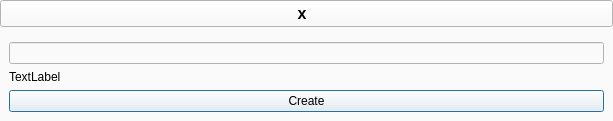
<?xml version="1.0" encoding="UTF-8"?>
<ui version="4.0">
 <class>Dialog</class>
 <widget class="QDialog" name="Dialog">
  <property name="geometry">
   <rect>
    <x>0</x>
    <y>0</y>
    <width>613</width>
    <height>121</height>
   </rect>
  </property>
  <property name="windowTitle">
   <string>Dialog</string>
  </property>
  <property name="styleSheet">
   <string notr="true">background-color:rgb(250, 250, 250);
</string>
  </property>
  <layout class="QGridLayout" name="gridLayout_3">
   <property name="leftMargin">
    <number>0</number>
   </property>
   <property name="topMargin">
    <number>0</number>
   </property>
   <property name="rightMargin">
    <number>0</number>
   </property>
   <property name="bottomMargin">
    <number>0</number>
   </property>
   <item row="1" column="0" colspan="2">
    <widget class="QWidget" name="title_bar_widget" native="true">
     <layout class="QGridLayout" name="gridLayout_2">
      <property name="topMargin">
       <number>9</number>
      </property>
      <item row="2" column="0">
       <layout class="QGridLayout" name="gridLayout">
        <item row="1" column="0">
         <widget class="QLineEdit" name="newFolderNameInput"/>
        </item>
        <item row="3" column="0">
         <widget class="QPushButton" name="create_btn">
          <property name="styleSheet">
           <string notr="true"/>
          </property>
          <property name="text">
           <string>Create</string>
          </property>
         </widget>
        </item>
        <item row="2" column="0">
         <widget class="QLabel" name="warmingLabel">
          <property name="text">
           <string>TextLabel</string>
          </property>
         </widget>
        </item>
       </layout>
      </item>
     </layout>
    </widget>
   </item>
   <item row="0" column="0" colspan="2">
    <widget class="QPushButton" name="x_btn">
     <property name="font">
      <font>
       <pointsize>12</pointsize>
       <weight>75</weight>
       <bold>true</bold>
      </font>
     </property>
     <property name="text">
      <string>x  </string>
     </property>
    </widget>
   </item>
  </layout>
 </widget>
 <resources/>
 <connections/>
</ui>
